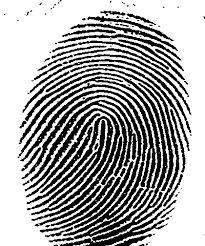
#> input picture Chapter_10/finger.png, 205 x 246 px
$ jupyter execute C03.ipynb
#> lines starting #> are read from the running program, lines starting #| are printed output that depends on the picture; after the words box and inside, x2 and y2 are one past the last pixel; in counts of white or black regions, pixels touching at a corner belong together
[cell 1]
import cv2
import numpy as np
from matplotlib import pyplot as plt

[cell 2]
img = cv2.imread(filename="finger.png", flags=cv2.IMREAD_GRAYSCALE)
#> img is the input picture: shape (246, 205); min 0, max 255, mean 164.4
thresh_val, thresh_result = cv2.threshold(src=img, thresh=127, maxval=255, type=cv2.THRESH_BINARY)
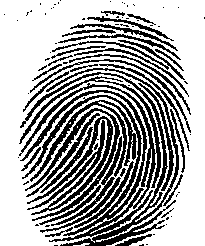
#> thresh_result: shape (246, 205); 65.2% white; 86 black regions (53 under 20 px), largest, box (x1, y1, x2, y2) and area: (19, 68, 179, 246) 8329, (27, 116, 113, 215) 1631, (25, 108, 120, 221) 1055

binary_img = 255-thresh_result

# kernel
kernel = cv2.getStructuringElement(shape=cv2.MORPH_RECT, ksize=(2,2))
erosion = cv2.erode(binary_img,kernel,iterations = 1)
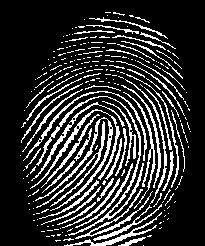
#> erosion: shape (246, 205); 19.4% white in thin lines or dots, all inside (x1, y1, x2, y2) = (20, 12, 191, 246)

fig, axes = plt.subplots(1, 3, figsize=(18,5))
# For displaying a grayscale image set up the color mapping using the parameters cmap='gray'.
axes[0].imshow(img, cmap='gray')
axes[0].set_title("Original")

axes[1].imshow(binary_img, 'gray')
axes[1].set_title("binary")

axes[2].imshow(erosion, 'gray')
axes[2].set_title("erosion")

for ax in axes.ravel():
    ax.set_xticks([])
    ax.set_yticks([])

plt.show()
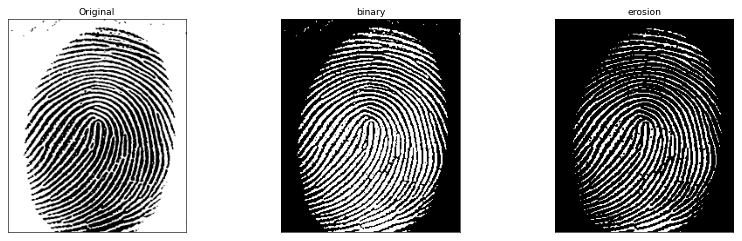
#> figure drawn by matplotlib, 3 panels

$ run again, with Chapter_10/hand_write.png copied over Chapter_10/finger.png
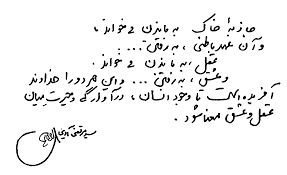
#> input picture Chapter_10/hand_write.png, 287 x 175 px
#> img is the input picture: shape (175, 287); min 0, max 255, mean 242.4
#> `thresh_val, thresh_result = cv2.threshold(src=img, thresh=127, maxval=..`:
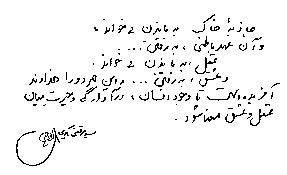
#> thresh_result: shape (175, 287); 95.5% white; black in thin lines or dots, all inside (x1, y1, x2, y2) = (16, 14, 280, 166)
#> erosion: shape (175, 287); 0.5% white in thin lines or dots, all inside (x1, y1, x2, y2) = (17, 20, 273, 153)
#> `plt.show()`:
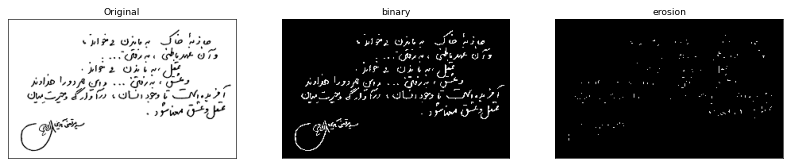
#> figure drawn by matplotlib, 3 panels

$ run again, with Chapter_10/text.png copied over Chapter_10/finger.png
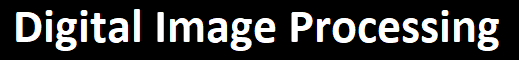
#> input picture Chapter_10/text.png, 519 x 60 px
#> `thresh_val, thresh_result = cv2.threshold(src=img, thresh=127, maxval=..`:
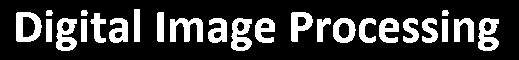
#> thresh_result: shape (60, 519); 21.8% white; 25 white regions, largest, box (x1, y1, x2, y2) and area: (170, 18, 203, 42) 485, (16, 12, 42, 42) 479, (56, 18, 77, 51) 451
#> erosion: shape (60, 519); 73.4% white; 25 black regions, largest, box (x1, y1, x2, y2) and area: (170, 18, 204, 43) 588, (16, 12, 43, 43) 567, (56, 18, 78, 52) 554
#> `plt.show()`:
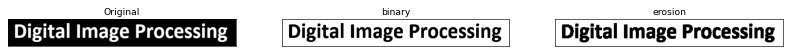
#> figure drawn by matplotlib, 3 panels
